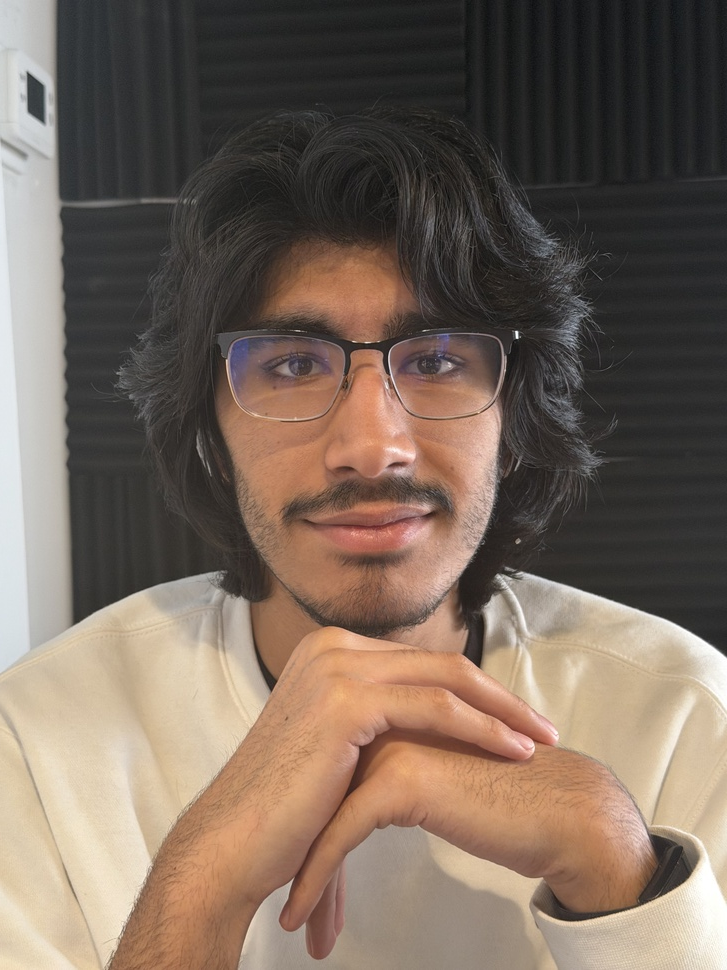
//> input picture data/me.jpeg, 727 x 970 px, shrunk from 3024 x 4032 before the run
$ ./img_transform   (built with g++ and OpenCV 4)
//> lines starting //> are read from the running program, lines starting //| are printed output that depends on the picture
// Transforming imgs

#include <opencv2/opencv.hpp>
#include <iostream>

int grey_scale_img() {

    std::string path = "data/me.jpeg";
    cv::Mat img = cv::imread(path);
//> img is the input picture: 970 rows x 727 cols, CV_8UC3; mean B, G, R 93.6, 105.9, 122.2
    cv::Mat img_gray, img_blur, img_canny, img_dilation, img_erode;

    // In c++ most of the time the destination img is inside function
    cv::cvtColor(img, img_gray, cv::COLOR_BGR2GRAY);
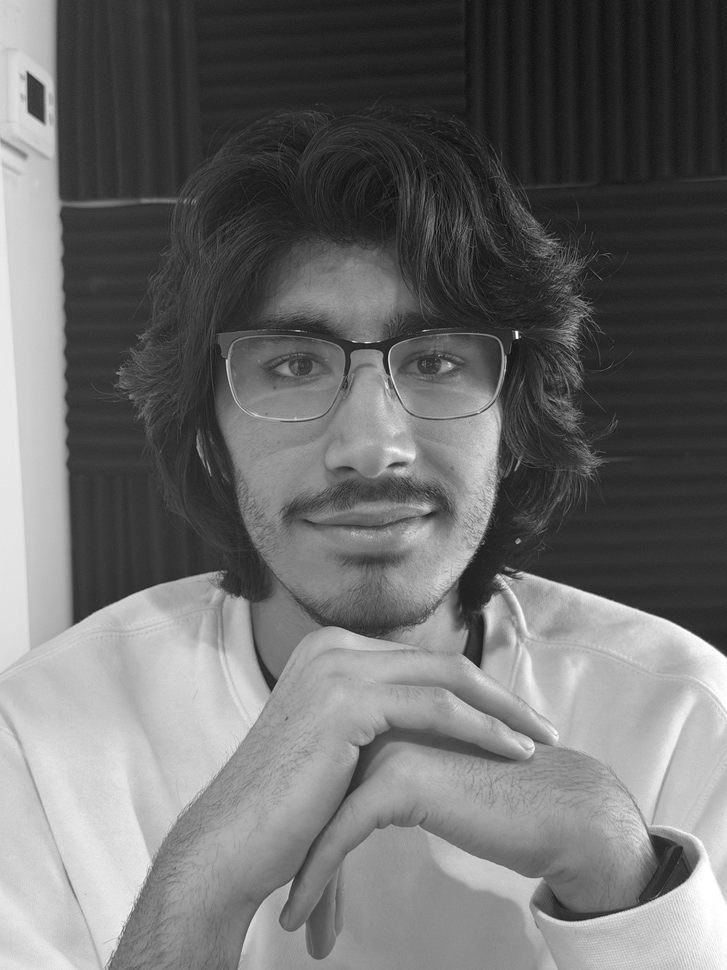
//> img_gray: 970 rows x 727 cols, CV_8UC1; min 9, max 255, mean 109.4
    cv::GaussianBlur(img, img_blur, cv::Size(7, 7), 5, 0);
    cv::Canny(img_blur, img_canny, 50, 150);
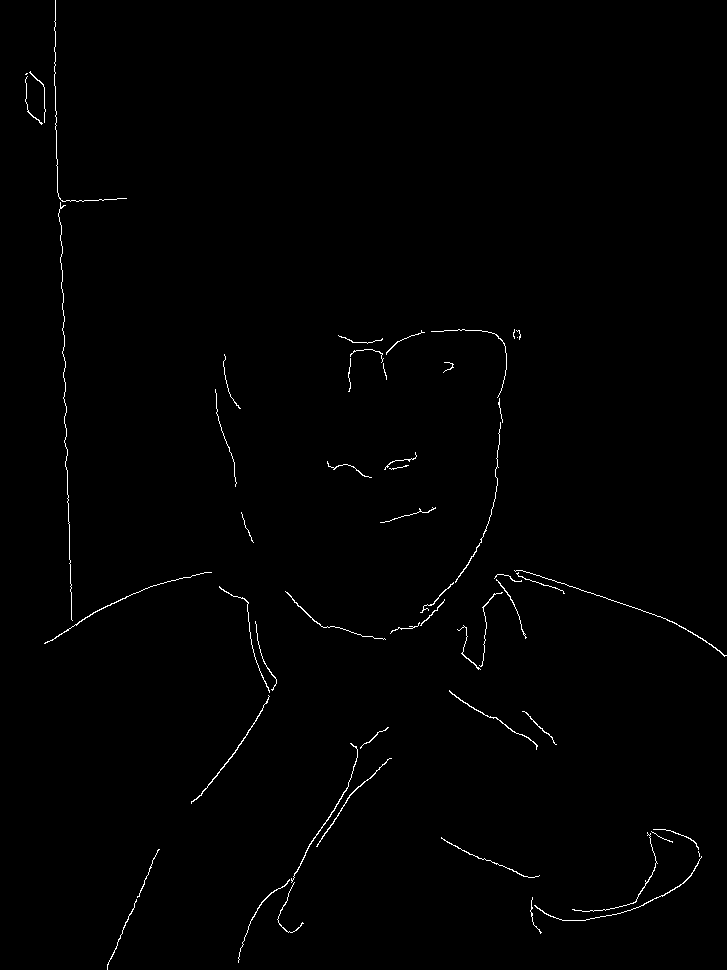
//> img_canny: 970 rows x 727 cols, CV_8UC1; 0.7% white in thin lines or dots

    // Use only odd numbers here for the kernel
    cv::Mat kernel = cv::getStructuringElement(cv::MORPH_RECT, cv::Size(5, 5));
    cv::dilate(img, img_dilation, kernel);
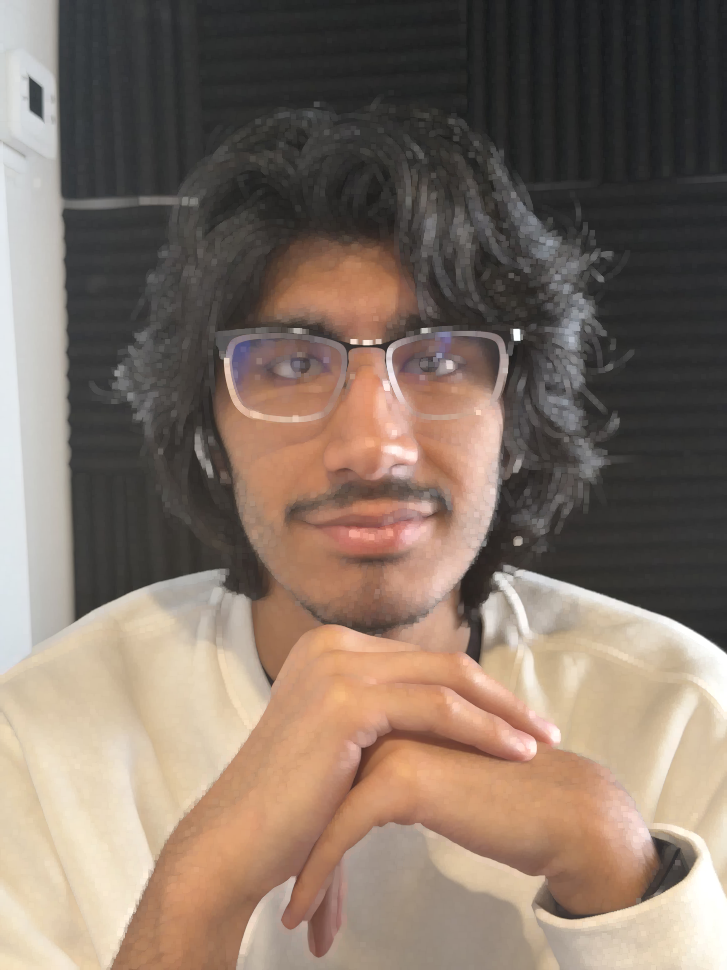
//> img_dilation: 970 rows x 727 cols, CV_8UC3; mean B, G, R 103.4, 115.7, 132.2

    cv::imshow("img", img);
    cv::imshow("img canny", img_canny);
    cv::imshow("img blur", img_blur);
    cv::imshow("img dialation", img_dilation);
    cv::waitKey(0);


    return 0;
}

int main() {
    grey_scale_img();
    return 0;
}
